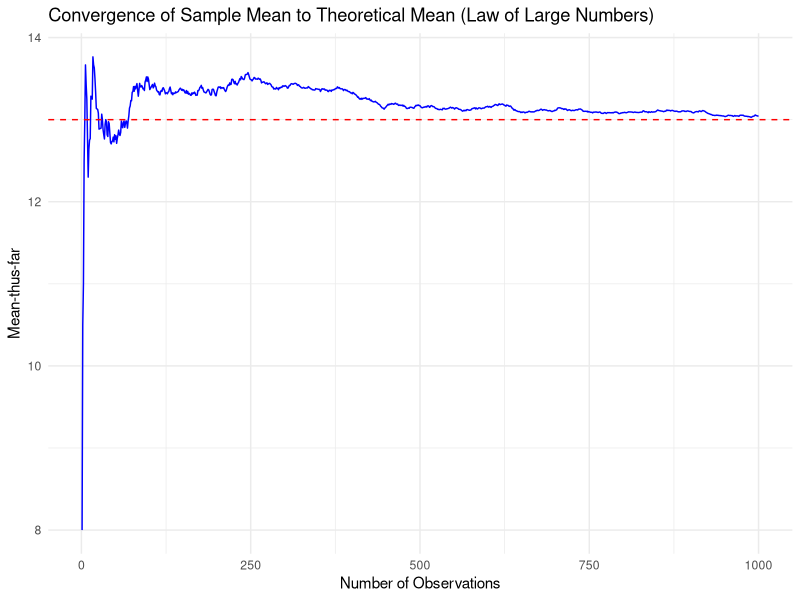
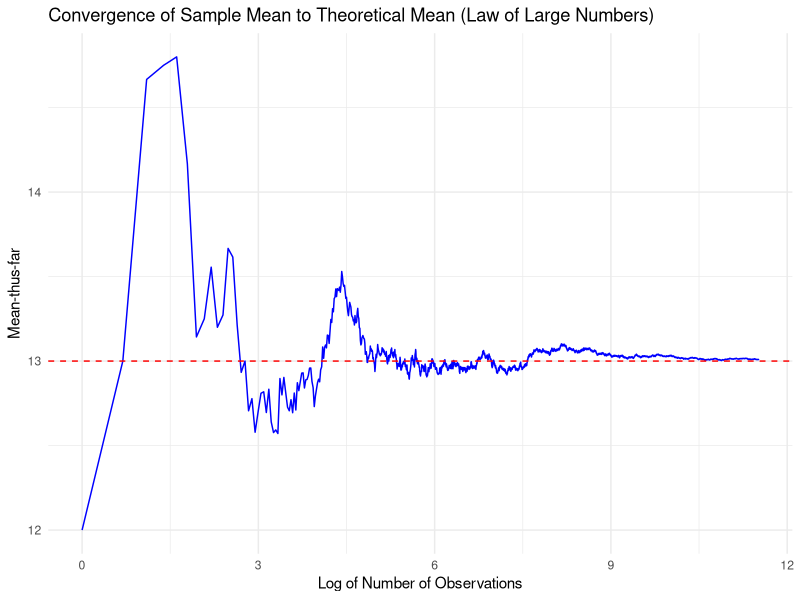
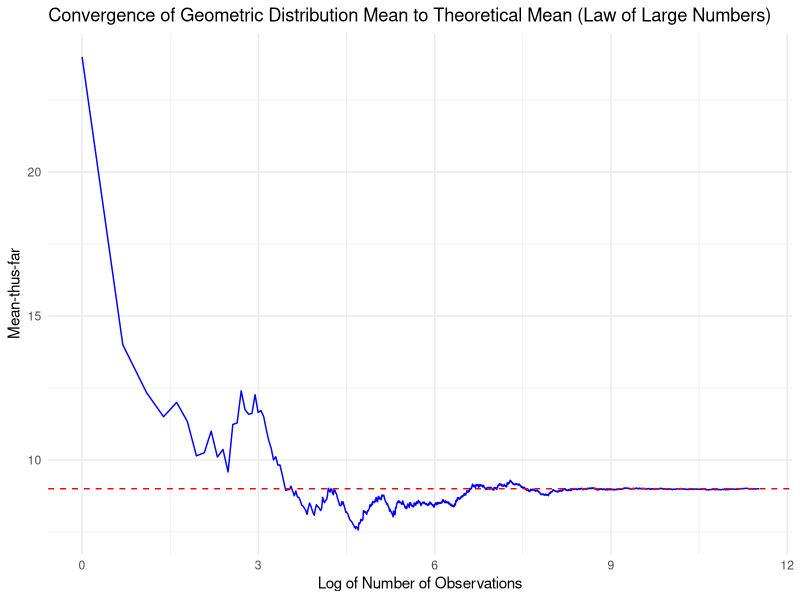
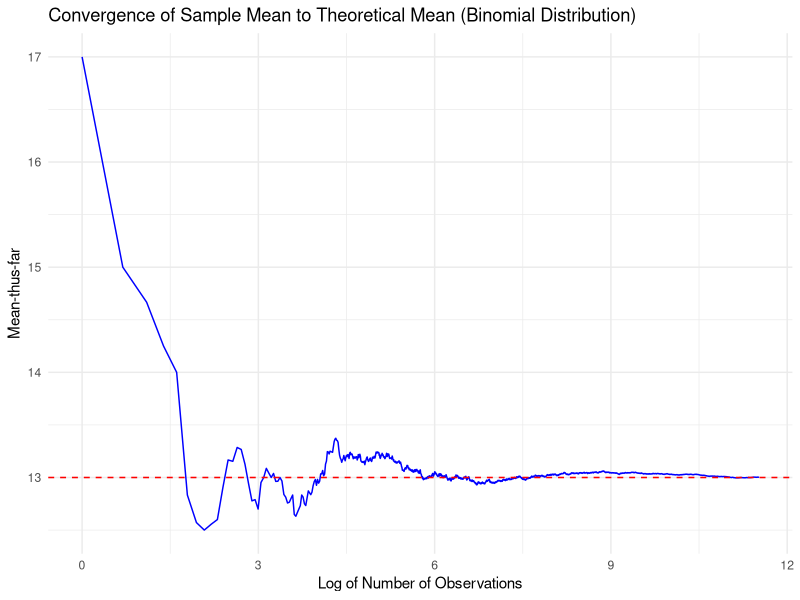
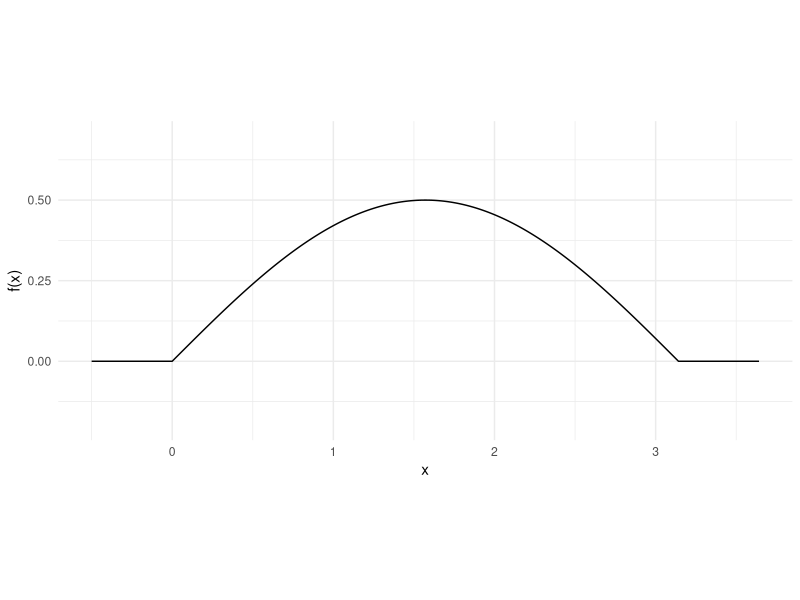

Source code (R) for these figures, in order:
## ---- chunk 1
knitr::opts_chunk$set(echo=T,eval=T,message=F,warning=F,fig.align='center')
library(tidyverse)
## ---- chunk 2
distance = function(x1, x2, y1, y2, z1, z2) {
  
  return(sqrt((x2-x1)^2 + (y2-y1)^2 + (z2-z1)^2))
}

## ---- chunk 3
lx = 5
ly = 10
lz = 20

NMC <- 10000;
results <- rep( 0, NMC );

for( i in 1:NMC) {
  
  x1 = runif(1, 0, lx)
  y1 = runif(1, 0, ly)
  z1 = runif(1, 0, lz)
  
  x2 = runif(1, 0, lx)
  y2 = runif(1, 0, ly)
  z2 = runif(1, 0, lz)
  
  results[i] <- distance(x1, x2, y1, y2, z1, z2);
}

sum( results )/NMC

## ---- chunk 4
triangle_area = function(x1, y1, x2, y2, x3, y3) {
  
  return(1/2 * abs(x1*(y2-y3) + x2*(y3-y1) + x3*(y1-y2)))
}
## ---- chunk 5
NMC <- 10000;
results <- rep( 0, NMC );

for( i in 1:NMC) {
  
  theta1 = runif(1, 0, 2*pi)
  theta2 = runif(1, 0, 2*pi)
  theta3 = runif(1, 0, 2*pi)
  
  x1 = cos(theta1)
  y1 = sin(theta1)
  x2 = cos(theta2)
  y2 = sin(theta2)
  x3 = cos(theta3)
  y3 = sin(theta3)
  
  results[i] <- triangle_area(x1, y1, x2, y2, x3, y3);
}

sum( results )/NMC
## ---- chunk 6
perimeter = function(x1, y1, x2, y2, x3, y3) {
  
  return(sqrt((x2-x1)^2 + (y2-y1)^2) + sqrt((x3-x2)^2 + (y3-y2)^2) + sqrt((x1-x3)^2 + (y1-y3)^2))
}

## ---- chunk 7
NMC <- 10000;
results <- rep( 0, NMC );

for( i in 1:NMC) {
  
  theta1 = runif(1, 0, 2*pi)
  theta2 = runif(1, 0, 2*pi)
  theta3 = runif(1, 0, 2*pi)
  
  x1 = cos(theta1)
  y1 = sin(theta1)
  x2 = cos(theta2)
  y2 = sin(theta2)
  x3 = cos(theta3)
  y3 = sin(theta3)
  
  results[i] <- perimeter(x1, y1, x2, y2, x3, y3);
}

sum( results )/NMC
## ---- chunk 8
random_standard_norm = function(x1, y1, x2, y2) {
  
  return(sqrt((x2-x1)^2 + (y2-y1)^2))
}
## ---- chunk 9
NMC <- 10000;
results <- rep( 0, NMC );

for( i in 1:NMC) {
  
  x1 = rnorm(1)
  y1 = rnorm(1)
  
  x2 = rnorm(1)
  y2 = rnorm(1)
  
  results[i] <- random_standard_norm(x1, y1, x2, y2);
}

sum( results )/NMC
## ---- chunk 10
len = 1000
index_col <- 1:len
poasson <- rpois(len, 13)
cumulative = cumsum(poasson) / index_col

df <- data.frame(Index = index_col, Poasson = poasson, Cumulative = cumulative)
print(df)
## ---- chunk 11
# Create the line plot
ggplot(df, aes(x = index_col, y = cumulative)) +
  geom_line(color = "blue") +                     # Plot xbar vs n in blue
  geom_hline(yintercept = 13, color = "red", linetype = "dashed") +  # Add a red dashed line at the theoretical mean (13)
  labs(title = "Convergence of Sample Mean to Theoretical Mean (Law of Large Numbers)",
       x = "Number of Observations",
       y = "Mean-thus-far") +
  theme_minimal()
## ---- chunk 12
len = 100000
index_col <- 1:len
poasson <- rpois(len, 13)
cumulative = cumsum(poasson) / index_col

df <- data.frame(Index = index_col, Poasson = poasson, Cumulative = cumulative)
#print(df)
## ---- chunk 13
# Create the line plot
ggplot(df, aes(x = log(index_col), y = cumulative)) +
  geom_line(color = "blue") +                     # Plot xbar vs n in blue
  geom_hline(yintercept = 13, color = "red", linetype = "dashed") +  # Add a red dashed line at the theoretical mean (13)
  labs(title = "Convergence of Sample Mean to Theoretical Mean (Law of Large Numbers)",
       x = "Log of Number of Observations",
       y = "Mean-thus-far") +
  theme_minimal()
## ---- chunk 14
# Set the new random variable parameters
len = 100000
p = 0.1  # Probability of success for Geometric distribution
expected_value = (1-p) / p  # Expected value for Geometric(p)

# Generate geometric random variables
index_col <- 1:len
geometric <- rgeom(len, p)
cumulative = cumsum(geometric) / index_col

# Create a data frame
df <- data.frame(Index = index_col, Geometric = geometric, Cumulative = cumulative)

# Plot the line plot with log-scale x-axis
ggplot(df, aes(x = log(index_col), y = cumulative)) +
  geom_line(color = "blue") +  # Plot cumulative mean
  geom_hline(yintercept = expected_value, color = "red", linetype = "dashed") +  # Add red line at the theoretical mean (10)
  labs(title = "Convergence of Geometric Distribution Mean to Theoretical Mean (Law of Large Numbers)",
       x = "Log of Number of Observations",
       y = "Mean-thus-far") +
  theme_minimal()

## ---- chunk 15
# Set parameters for Binomial random variable
len = 100000
n_trials = 20
p_success = 0.65
expected_value = n_trials * p_success  # E(X) = 13

# Generate 100,000 Binomial observations
index_col <- 1:len
binomial <- rbinom(len, n_trials, p_success)
cumulative = cumsum(binomial) / index_col

# Create the data frame
df <- data.frame(Index = index_col, Binomial = binomial, Cumulative = cumulative)

# Create the line plot
ggplot(df, aes(x = log(index_col), y = cumulative)) +
  geom_line(color = "blue") +                     # Plot xbar vs n in blue
  geom_hline(yintercept = expected_value, color = "red", linetype = "dashed") +  # Add a red dashed line at the expected mean (13)
  labs(title = "Convergence of Sample Mean to Theoretical Mean (Binomial Distribution)",
       x = "Log of Number of Observations",
       y = "Mean-thus-far") +
  theme_minimal()

## ---- chunk 16
# The scoring function is provided for you. 
# You can feed it a single width or a vector of widths
score <- function(width){
  scores <- rep(0, length(width))
  scores[width<=241] <- width[width<=241]/241*100 
  return(mean(scores))
}
## ---- chunk 17
# here we define a *vectorized* function to evaluate the density of X
pdf_x = function(x) {
  # ifelse is like a function version of an if statement.
  # We use it here to ensure that pdf_x can operate directly on vectors.
  return(ifelse(0<=x & x<=pi , .5*sin(x) , 0 ))
}

# showing the PDF in a plot
ggplot() + geom_function(fun=pdf_x, n=10001) + 
  coord_fixed(ratio=2) + theme_minimal() + 
  xlim(c(-.5,pi+.5)) + ylim(-.2,.7) + labs(x="x", y="f(x)")
## ---- chunk 18
# complete the function
rx = function(n) {
  # TODO: code goes here
}

# The histogram should look like the PDF we plotted above.
# Un-comment the following lines of code and check it looks correct

#hist(rx(1000), probability=TRUE)
#lines(x=seq(0,pi,.01), y=pdf_x(seq(0,pi,.01)), col='red')
